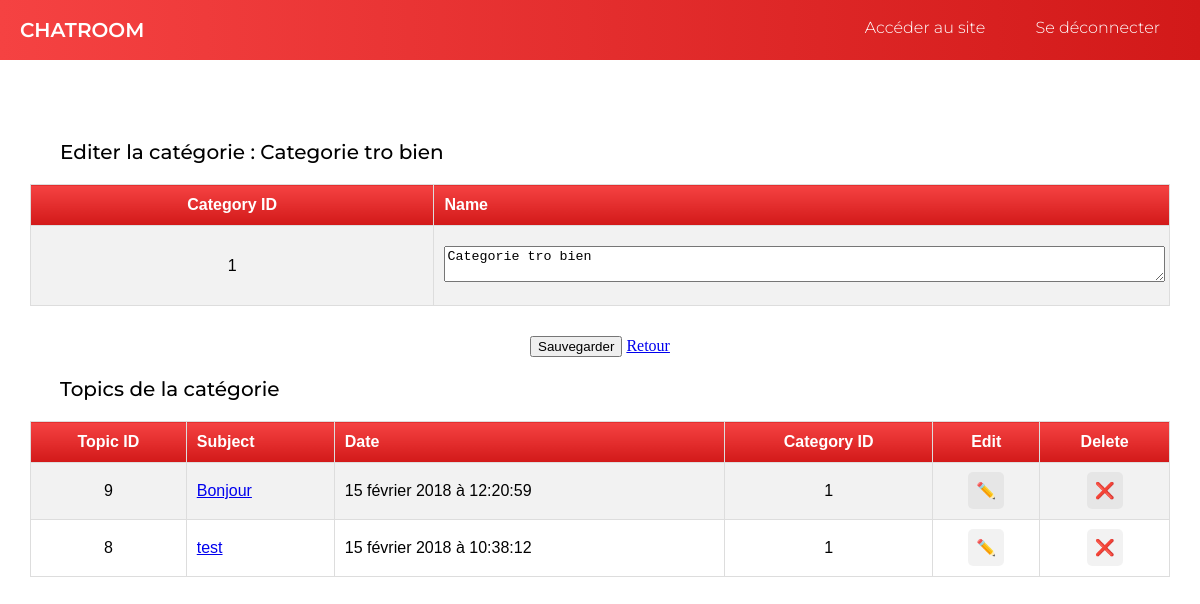
The app's page /ad/editCategory.php?edit=1 (signed in) with its own data.
### tables this page shows
CREATE TABLE IF NOT EXISTS `categories` (
  `category_id` int(11) NOT NULL AUTO_INCREMENT,
  `name` varchar(30) NOT NULL,
  PRIMARY KEY (`category_id`)
);

CREATE TABLE IF NOT EXISTS `topics` (
  `topic_id` int(11) NOT NULL AUTO_INCREMENT,
  `category_id` int(11) NOT NULL,
  `subject` varchar(255) NOT NULL,
  `date` datetime DEFAULT CURRENT_TIMESTAMP,
  PRIMARY KEY (`topic_id`),
  KEY `topicsTOcategoriesID` (`category_id`)
);

### ad/editCategory.php (the view, shortened to what this page needs)
<?php include('layouts/header.php');?>
<?php
$query_categories = "SELECT
          `categories`.`category_id`,
          `categories`.`name`
          FROM
          `categories`
          WHERE
          `category_id` = :id
          ";
$allCategoriesQuery = $conn->prepare($query_categories);
$allCategoriesQuery->bindValue(':id', $_GET['edit']);
$allCategoriesQuery->execute();
?>
    <div class="admin containerlevrai">
        <form action="" method="post">
            <table class="table_topics">
                <tr>
                    <th>Category ID</th>
                    <th>Name</th>
                </tr>
                <?php while (false !== $row = $allCategoriesQuery->fetch(PDO::FETCH_ASSOC)) :?>
                <h1 class="section_title">Editer la catégorie : <?=$row['name']?></h1>
                <tr>
                    <td>
                        <?=$row["category_id"]?>
                    </td>
                    <td>
                        <textarea name="name" id="name" class="contentEdit"><?=$row["name"]?></textarea>
                    </td>
                </tr>
                <?php endwhile;?>
            </table>
            <div class="flexbtnsend">
                <button class="btnSend" type="submit" name="submit">Sauvegarder</button>
                <a href="./">Retour</a>
            </div>
        </form>
        <?php
        $query_topics = "SELECT
          `topics`.`topic_id`,
          `topics`.`subject`,
          `topics`.`category_id`,
          `topics`.`date`
          FROM
          `topics`
          WHERE
          `category_id` = :id
          ORDER BY
          `topics`.`date`
          DESC
          ";
        $allTopicsQuery = $conn->prepare($query_topics);
        $allTopicsQuery->bindValue(':id', $_GET['edit']);
        $allTopicsQuery->execute();
        ?>
        <h1 class="section_title">Topics de la catégorie</h1>
        <table class="table_topics">
            <tr>
                <th>Topic ID</th>
                <th>Subject</th>
                <th>Date</th>
                <th>Category ID</th>
                <th>Edit</th>
                <th>Delete</th>
            </tr>
            <?php while (false !== $row = $allTopicsQuery->fetch(PDO::FETCH_ASSOC)) :?>
            <tr>
                <td>
                    <?=$row["topic_id"]?>
                </td>
                <td>
                    <a href="../topic.php?topic=<?=$row['topic_id']?>">
                        <?=$row["subject"]?>
                    </a>
                </td>
                <td>
            <?php
                $timestamp = strtotime($row["date"]);
                $mois_fr = Array("", "janvier", "février", "mars", "avril", "mai", "juin", "juillet", "août", "septembre", "octobre", "novembre", "décembre");
                list($nom_jour, $jour, $mois, $annee, $heure, $minute, $seconde) = explode('/', date("w/d/n/Y/H/i/s", $timestamp));
                echo $jour.' '.$mois_fr[$mois].' '.$annee.' à '.$heure.':'.$minute.':'.$seconde;
            ?>
                </td>
                <td>
                    <?=$row["category_id"]?>
                </td>
                <td><a href="editTopic.php?edit=<?=$row['topic_id']?>" class="btn" title="Edit">✏️</a></td>
                <td><a href="deleteTopic.php?delete=<?=$row['topic_id']?>" class="btn" title="Delete">❌</a></td>
            </tr>
            <?php endwhile;?>
        </table>
    </div>

### ressources/css/style.css (style rules this page uses)
.section_title { font-family: 'Montserrat', sans-serif; font-size: 20px; font-weight: 500; padding-top: 22px; padding-left: 30px; padding-bottom: 22px }
.containerlevrai { max-width: 1140px; padding: 0px 20px; margin: auto; padding-top: 60px; }
.table_topics { font-family: "Trebuchet MS", Arial, Helvetica, sans-serif; border-collapse: collapse; width: 100%; }
.table_topics td, .table_topics th { border: 1px solid #ddd; padding: 20px 10px; vertical-align: middle; }
.table_topics tr:nth-child(even) { background-color: #f2f2f2; }
.table_topics th { padding-top: 12px; padding-bottom: 12px; background: linear-gradient(to bottom, #f54242, #d21919); color: white; font-weight: bold; text-align: left; }
.table_topics td:nth-child(1), .table_topics td:nth-child(4), .table_topics td:nth-child(5), .table_topics td:nth-child(6), .table_topics th:nth-child(1), .table_topics th:nth-child(4), .table_topics th:nth-child(5), .table_topics th:nth-child(6) { text-align: center; }
.table_topics .btn { border: 0; padding: 10px 8px; background: rgba(0,0,0,0.05); border-radius: 5px; transition: 0.15s; cursor: pointer; text-decoration: none; }
.admin .contentEdit { width: 100%; resize:vertical; text-align: left; }
.admin .flexbtnsend { text-align: center; margin-top: 30px; }

### records on screen
categories: name "Categorie tro bien", category_id "1"
topics: topic_id "9", subject "Bonjour", jour "15", mois "février", annee "2018", heure "12", minute "20", seconde "59", category "1"
topics: topic_id "8", subject "test", jour "15", mois "février", annee "2018", heure "10", minute "38", seconde "12", category "1"
